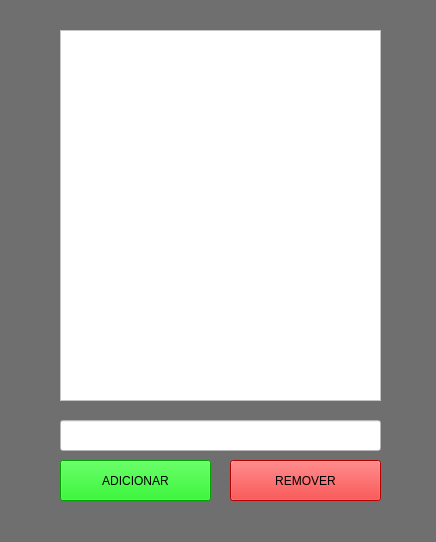
<?xml version="1.0" encoding="UTF-8"?>
<ui version="4.0">
 <class>MainWindow</class>
 <widget class="QMainWindow" name="MainWindow">
  <property name="geometry">
   <rect>
    <x>0</x>
    <y>0</y>
    <width>436</width>
    <height>542</height>
   </rect>
  </property>
  <property name="windowTitle">
   <string>MainWindow</string>
  </property>
  <property name="styleSheet">
   <string notr="true">background-color: rgb(111, 111, 111);</string>
  </property>
  <widget class="QWidget" name="centralwidget">
   <widget class="QLineEdit" name="lineEdit">
    <property name="geometry">
     <rect>
      <x>60</x>
      <y>420</y>
      <width>321</width>
      <height>31</height>
     </rect>
    </property>
    <property name="styleSheet">
     <string notr="true">background-color: rgb(255, 255, 255);</string>
    </property>
   </widget>
   <widget class="QPushButton" name="pushButton">
    <property name="geometry">
     <rect>
      <x>60</x>
      <y>460</y>
      <width>151</width>
      <height>41</height>
     </rect>
    </property>
    <property name="styleSheet">
     <string notr="true">background-color: rgb(0, 225, 0);</string>
    </property>
    <property name="text">
     <string>ADICIONAR</string>
    </property>
   </widget>
   <widget class="QPushButton" name="pushButton_2">
    <property name="geometry">
     <rect>
      <x>230</x>
      <y>460</y>
      <width>151</width>
      <height>41</height>
     </rect>
    </property>
    <property name="styleSheet">
     <string notr="true">background-color: rgb(255, 0, 0);</string>
    </property>
    <property name="text">
     <string>REMOVER</string>
    </property>
   </widget>
   <widget class="QListWidget" name="listWidget">
    <property name="geometry">
     <rect>
      <x>60</x>
      <y>30</y>
      <width>321</width>
      <height>371</height>
     </rect>
    </property>
    <property name="styleSheet">
     <string notr="true">background-color: rgb(255, 255, 255);</string>
    </property>
   </widget>
  </widget>
  <widget class="QMenuBar" name="menubar">
   <property name="geometry">
    <rect>
     <x>0</x>
     <y>0</y>
     <width>436</width>
     <height>21</height>
    </rect>
   </property>
  </widget>
  <widget class="QStatusBar" name="statusbar"/>
 </widget>
 <resources/>
 <connections/>
</ui>
